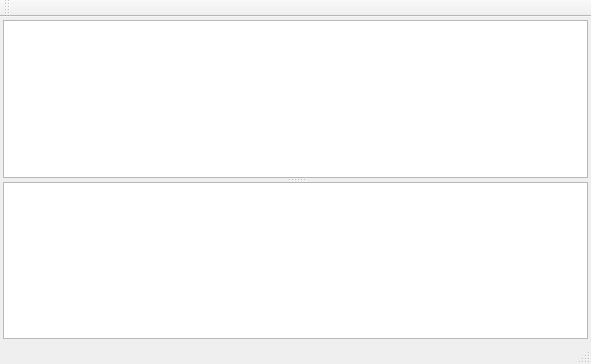
<?xml version="1.0" encoding="UTF-8"?>
<ui version="4.0">
 <class>MainWindow</class>
 <widget class="QMainWindow" name="MainWindow">
  <property name="geometry">
   <rect>
    <x>0</x>
    <y>0</y>
    <width>591</width>
    <height>364</height>
   </rect>
  </property>
  <property name="windowTitle">
   <string>QClipSaver</string>
  </property>
  <property name="windowIcon">
   <iconset resource="QClipboardSaver.qrc">
    <normaloff>:/images/clipboard</normaloff>:/images/clipboard</iconset>
  </property>
  <widget class="QWidget" name="centralWidget">
   <layout class="QVBoxLayout" name="verticalLayout">
    <property name="spacing">
     <number>2</number>
    </property>
    <property name="leftMargin">
     <number>3</number>
    </property>
    <property name="topMargin">
     <number>3</number>
    </property>
    <property name="rightMargin">
     <number>3</number>
    </property>
    <property name="bottomMargin">
     <number>3</number>
    </property>
    <item>
     <widget class="QSplitter" name="splitter">
      <property name="orientation">
       <enum>Qt::Vertical</enum>
      </property>
      <widget class="QListWidget" name="listWidget">
       <property name="alternatingRowColors">
        <bool>true</bool>
       </property>
      </widget>
      <widget class="QPlainTextEdit" name="textEdit">
       <property name="tabChangesFocus">
        <bool>true</bool>
       </property>
       <property name="undoRedoEnabled">
        <bool>false</bool>
       </property>
       <property name="lineWrapMode">
        <enum>QPlainTextEdit::WidgetWidth</enum>
       </property>
       <property name="readOnly">
        <bool>true</bool>
       </property>
       <property name="tabStopWidth">
        <number>20</number>
       </property>
      </widget>
     </widget>
    </item>
   </layout>
  </widget>
  <widget class="QMenuBar" name="menuBar">
   <property name="geometry">
    <rect>
     <x>0</x>
     <y>0</y>
     <width>591</width>
     <height>18</height>
    </rect>
   </property>
  </widget>
  <widget class="QToolBar" name="mainToolBar">
   <attribute name="toolBarArea">
    <enum>TopToolBarArea</enum>
   </attribute>
   <attribute name="toolBarBreak">
    <bool>false</bool>
   </attribute>
  </widget>
  <widget class="QStatusBar" name="statusBar"/>
 </widget>
 <layoutdefault spacing="6" margin="11"/>
 <resources>
  <include location="QClipboardSaver.qrc"/>
 </resources>
 <connections/>
</ui>
